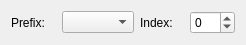
<?xml version="1.0" encoding="UTF-8"?>
<ui version="4.0">
 <class>Form</class>
 <widget class="QWidget" name="Form">
  <property name="geometry">
   <rect>
    <x>0</x>
    <y>0</y>
    <width>246</width>
    <height>44</height>
   </rect>
  </property>
  <property name="sizePolicy">
   <sizepolicy hsizetype="Maximum" vsizetype="Maximum">
    <horstretch>0</horstretch>
    <verstretch>0</verstretch>
   </sizepolicy>
  </property>
  <property name="windowTitle">
   <string>Form</string>
  </property>
  <layout class="QHBoxLayout" name="horizontalLayout">
   <item>
    <widget class="QLabel" name="label">
     <property name="text">
      <string>Prefix:</string>
     </property>
    </widget>
   </item>
   <item>
    <widget class="QComboBox" name="comboBox"/>
   </item>
   <item>
    <widget class="QLabel" name="label_2">
     <property name="text">
      <string>Index:</string>
     </property>
    </widget>
   </item>
   <item>
    <widget class="QSpinBox" name="spinBox">
     <property name="wrapping">
      <bool>true</bool>
     </property>
     <property name="keyboardTracking">
      <bool>false</bool>
     </property>
    </widget>
   </item>
  </layout>
 </widget>
 <resources/>
 <connections/>
</ui>
